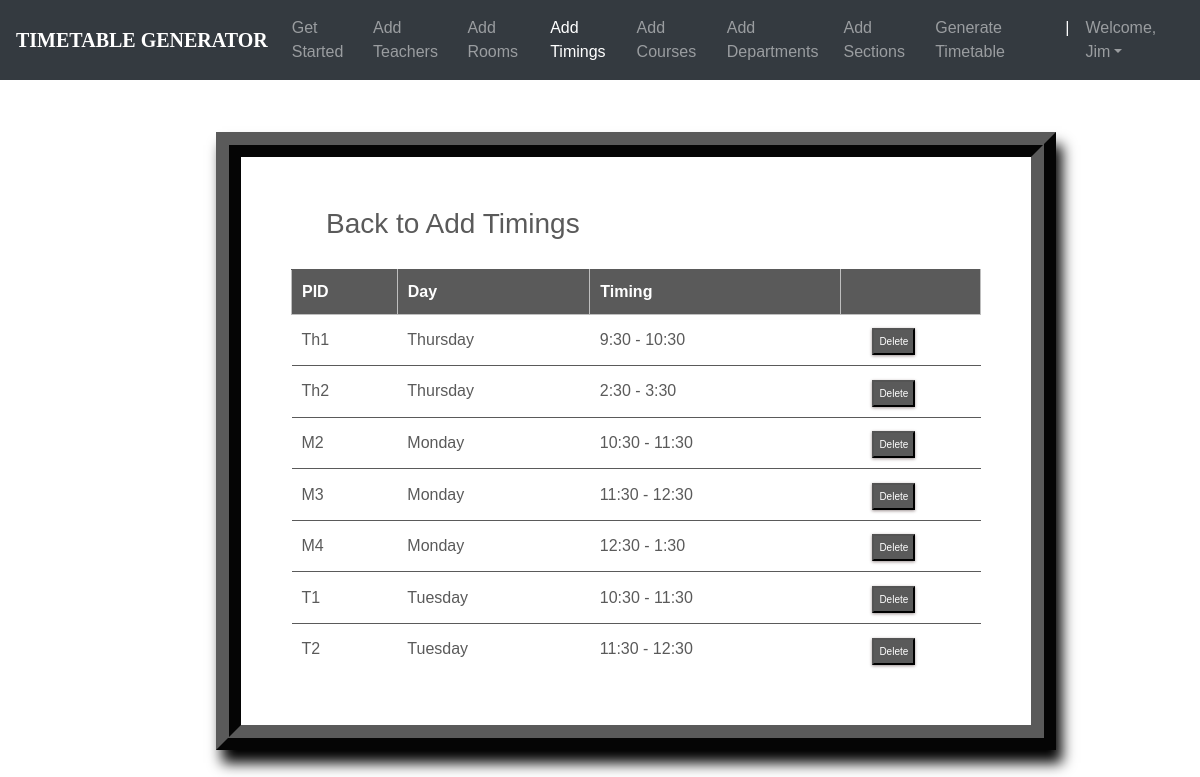
The page /timings_list/ (signed in) on the database its author committed.
### ttgen/models.py (models this page shows, shortened)
class MeetingTime(models.Model):
    pid = models.CharField(max_length=4, primary_key=True)
    time = models.CharField(max_length=50, choices=time_slots, default='11:30 - 12:30')
    day = models.CharField(max_length=15, choices=DAYS_OF_WEEK)

### ttgen/views.py (the view)
# urls.py: path('timings_list/', views.meeting_list_view, name='editmeetingtime'),
@login_required
def meeting_list_view(request):
    context = {
        'meeting_times': MeetingTime.objects.all()
    }
    return render(request, 'mtlist.html', context)

### templates/mtlist.html (shortened to what this page needs)
<!DOCTYPE html>
<html lang="en">
<head>
	<link rel="stylesheet" href="https://maxcdn.bootstrapcdn.com/bootstrap/4.0.0/css/bootstrap.min.css">
    <link rel="stylesheet" type="text/css" href="static/css/index.css">
</head>
<body>
        <header>
			<nav class="navbar navbar-expand-md navbar-dark fixed-top bg-dark">
                <a class="navbar-brand" href="#"><b>TIMETABLE GENERATOR</b></a>
                <div class="collapse navbar-collapse" id="navbarCollapse">
                    <ul class="navbar-nav ml-auto">
                    <li class="nav-item">
                        <a class="nav-link" href="{% url 'admindash' %}">Get Started</a>
                    </li>
                    <li class="nav-item">
                        <a class="nav-link" href="{% url 'addInstructors' %}">Add Teachers</a>
                    </li>
                    <li class="nav-item">
                        <a class="nav-link" href="{% url 'addRooms' %}">Add Rooms</a>
                    </li>
                    <li class="nav-item active">
		                <a class="nav-link" href="{% url 'addTimings' %}">Add Timings</a>
		            </li>
                    <li class="nav-item">
                        <a class="nav-link" href="{% url 'addCourses' %}">Add Courses</a>
                    </li>
                    <li class="nav-item">
			            <a class="nav-link" href="{% url 'addDepts' %}">Add Departments</a>
		            </li>
					<li class="nav-item">
			            <a class="nav-link" href="{% url 'addSections' %}">Add Sections</a>
		            </li>
					<li class="nav-item">
			            <a class="nav-link" href="{% url 'generate' %}">Generate Timetable</a>
		            </li>
					<li class="nav-item active">
			            <a class="nav-link">|</a>
		            </li>
                    <li class="nav-item dropdown">
		                <a class="nav-link dropdown-toggle" href="#" id="dropdown03" data-toggle="dropdown" aria-haspopup="true" aria-expanded="false">Welcome, {{ user.first_name }}</a>
		            </li>
                    </ul>
                </div>
            </nav>
        </header>
		<br><br>
        {%block content%}
        {% load static %}
        <fieldset class="fieldset">
    <a href="{% url 'addTimings'%}"><h1 class="tablink" onclick="openPage('new')" id="defaultOpen">Back to Add Timings</h1></a>
    <div class="tabcontent" id="edit">
			<table class="table1">
				<thead>
				<tr class="table-headers">
				<th>PID</th>
				<th>Day</th>
				<th>Timing</th>
				<th  class="empty"></th>
				</tr>
				</thead>
				<tbody>
				{% for mt in meeting_times %}
				<tr>
				 <td>{{mt.pid}}</td>
				 <td>{{mt.day}}</td>
				 <td>{{mt.time}}</td>
				 <td class="empty">
					<form action="{% url 'deletemeetingtime' mt.pid %}" method="post">
						<input type="submit" value="Delete" class="cross">
					</form>
				 </td>
				 </tr>
				{% endfor %}
				</tbody>
			</table>
		</div>
</fieldset>
{% endblock %}

### static/css/index.css (style rules this page uses)
body { padding-top: 3rem; padding-bottom: 3rem; color: #5a5a5a; font-family: 'Poppins', sans-serif; overflow-x: hidden; }
nav { font-family: sans-serif; }
.navbar-brand { font-size: 20px; font-family: Georgia, 'Times New Roman', Times, serif; }

### templates/mtlist.html (style rules this page uses)
nav { font-family: sans-serif; }
.navbar-brand { font-size: 20px; font-family: Georgia, 'Times New Roman', Times, serif; }
* { margin: 0; padding: 0; box-sizing: border-box; }
html { scroll-behavior: smooth; }
a { text-decoration:none; }
form { margin-top: 3%; margin-left: 18%; margin-right: 12%; }
fieldset h1 { color: #5a5a5a; padding-bottom: 20px; margin-left: 35px; display: inline-block; cursor: pointer; font-size: 28px; }
fieldset input { padding:8px; color: #938c8c }
.table2 td, th { border: 1px solid rgb(190,190,190); padding: 10px 20px; }
.table1 { width: 100%; border-collapse: collapse; text-align: left; overflow: hidden; }
.table1 td, th { border-top: 1px solid #5a5a5a; padding: 10px; }
.table1 th { background-color: #5a5a5a; color: #fff; }
.cross { font-size:10px; box-shadow: 0px 1px 3px 0px #9e9292; padding: 4px 5px; color: #fff; background-color: #5a5a5a; cursor: pointer; }
.fieldset { margin-top: 3%; margin-left: 18%; margin-right: 12%; padding: 50px; border-width: 25px; border-style: ridge; border-color: #5a5a5a; box-shadow: 6px 13px 13px 0px black; background-color: #fff; }

### rows shown on the page
MeetingTime: pid "Th1", day "Thursday", time "9:30 - 10:30"
MeetingTime: pid "Th2", day "Thursday", time "2:30 - 3:30"
MeetingTime: pid "M2", day "Monday", time "10:30 - 11:30"
MeetingTime: pid "M3", day "Monday", time "11:30 - 12:30"
MeetingTime: pid "M4", day "Monday", time "12:30 - 1:30"
MeetingTime: pid "T1", day "Tuesday", time "10:30 - 11:30"
MeetingTime: pid "T2", day "Tuesday", time "11:30 - 12:30"

### other values the page prints
{{ user.first_name }} "Jim"
